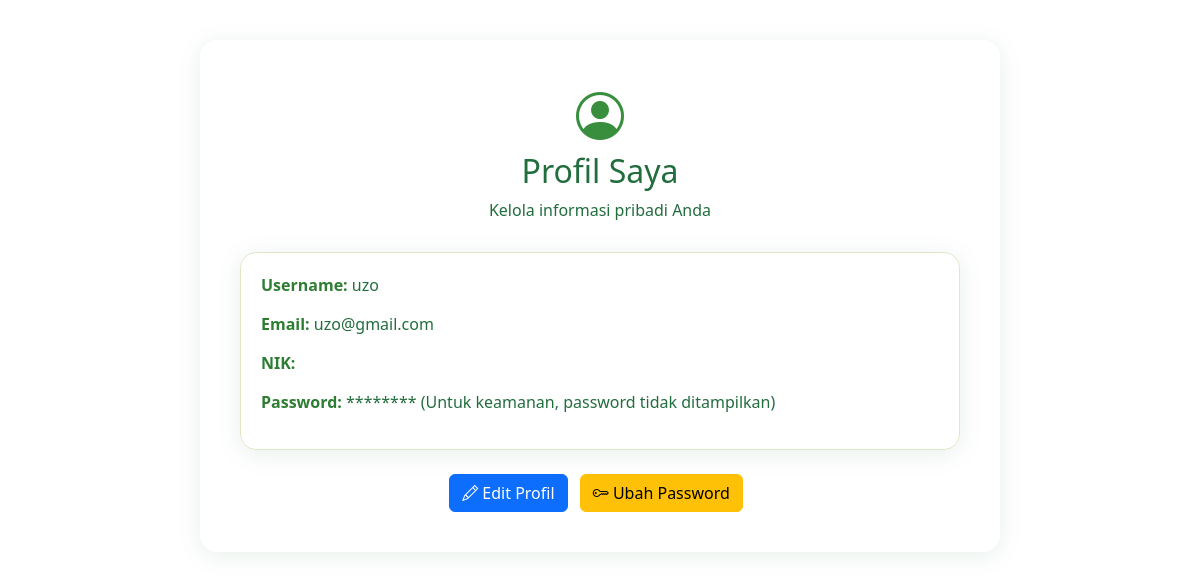
The app's page /pengguna/profil.php (signed in), older data.
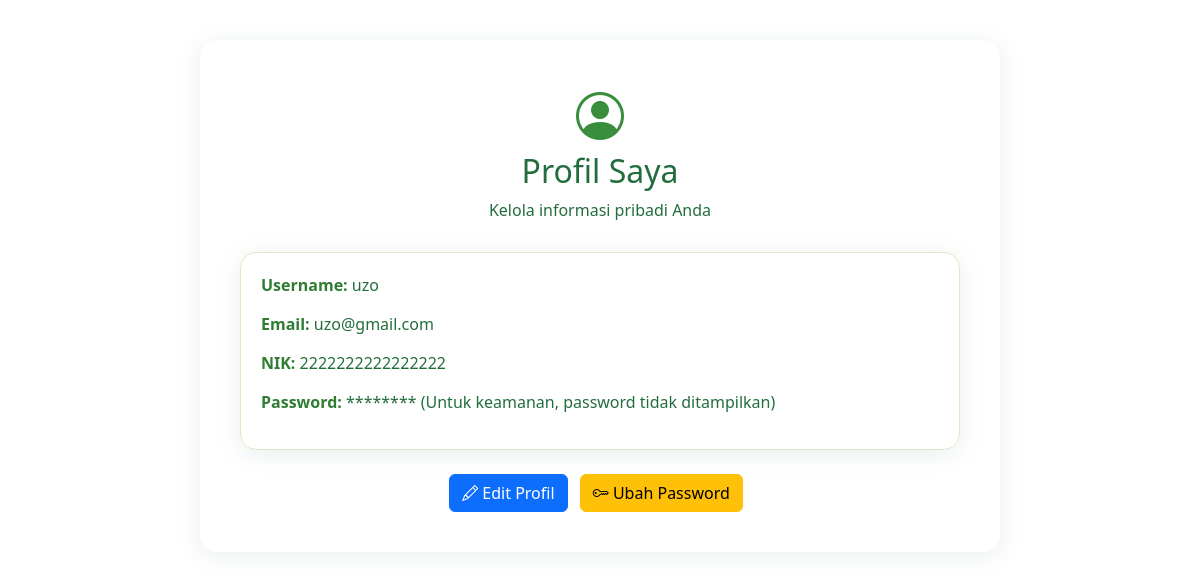
The same page, newer data.
### tables this page shows
CREATE TABLE `pengguna` (
  `id` int NOT NULL,
  `username` varchar(250) NOT NULL,
  `email` varchar(250) NOT NULL,
  `nik` varchar(20) NOT NULL,
  `password` varchar(250) NOT NULL
);

### pengguna/profil.php (the view, shortened to what this page needs)
<?php
include __DIR__ . '/../backend/query/read.php';
$user_id = $_SESSION['id'];
$sql_user = "SELECT * FROM pengguna WHERE id = ?";
$stmt = $conn->prepare($sql_user);
$stmt->bind_param("i", $user_id);
$stmt->execute();
$result_user = $stmt->get_result();
$user = $result_user->fetch_assoc();
?>
<!DOCTYPE html>
<html lang="id">
<head>
    <link rel="stylesheet" href="https://cdn.jsdelivr.net/npm/bootstrap@5.3.7/dist/css/bootstrap.min.css" />
    <link rel="stylesheet" href="https://cdn.jsdelivr.net/npm/bootstrap-icons@1.13.1/font/bootstrap-icons.min.css" />
    <link rel="stylesheet" href="../contern/css/jamaah.css" />
</head>
<body>
    <div class="conten">
        <div class="profil-header">
            <i class="bi bi-person-circle"></i>
            <h2>Profil Saya</h2>
            <p>Kelola informasi pribadi Anda</p>
        </div>
        <div class="profil-card">
            <div class="profil-item">
                <strong>Username:</strong> <?php echo htmlspecialchars($user['username'] ?? ''); ?>
            </div>
            <div class="profil-item">
                <strong>Email:</strong> <?php echo htmlspecialchars($user['email'] ?? ''); ?>
            </div>
            <div class="profil-item">
                <strong>NIK:</strong> <?php echo htmlspecialchars($user['nik'] ?? ''); ?>
            </div>
            <div class="profil-item">
                <strong>Password:</strong> ******** (Untuk keamanan, password tidak ditampilkan)
            </div>
        </div>
        <div class="mt-4 text-center">
            <a href="edit_profil.php" class="btn btn-primary me-2"><i class="bi bi-pencil"></i> Edit Profil</a>
            <a href="ubah_password.php" class="btn btn-warning me-2"><i class="bi bi-key"></i> Ubah Password</a>
        </div>
    </div>
</body>
</html>

Row changes from the older to the newer data that the page shows:
changed pengguna "uzo": nik (not shown) → "2222222222222222"
